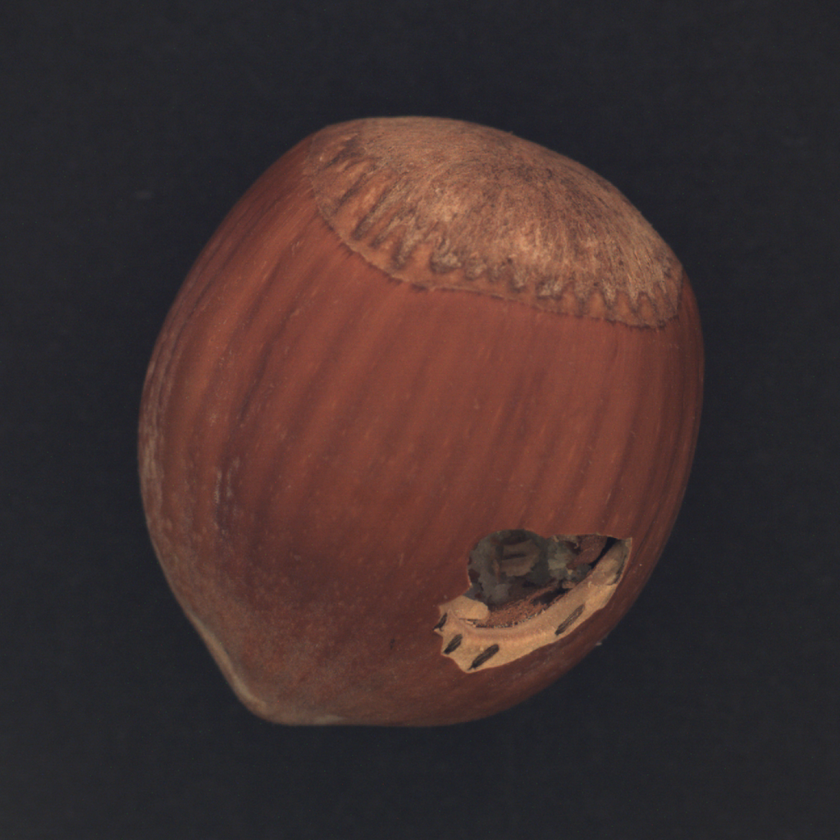
#> input picture Low-pass-Filter/hazelnut.png, 840 x 840 px, shrunk from 1024 x 1024 before the run, found by its file name
$ python sift.py
#> lines starting #> are read from the running program, lines starting #| are printed output that depends on the picture
import cv2
import numpy as np

try:
    image = cv2.imread('hazelnut.png')
#> image is the input picture: shape (840, 840, 3); mean B, G, R 47.6, 48.8, 66.1
    if image is None:
        raise FileNotFoundError("Image not found. Please check the file path.")

    gray_image = cv2.cvtColor(image, cv2.COLOR_BGR2GRAY)
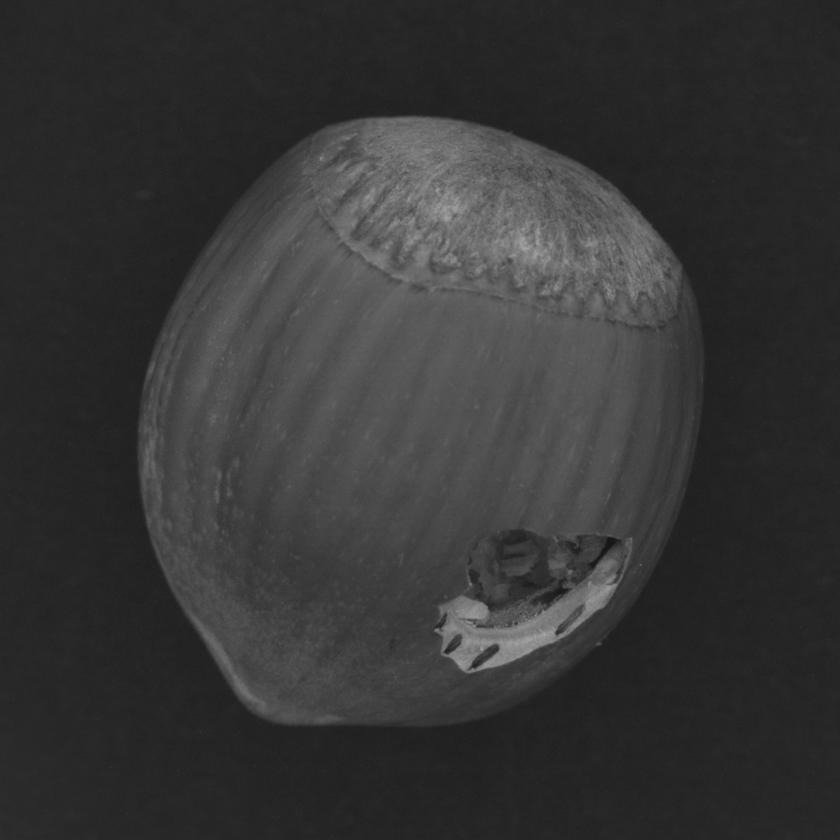
#> gray_image: shape (840, 840); min 22, max 169, mean 53.8

    sift = cv2.SIFT_create()

    keypoints, descriptors = sift.detectAndCompute(gray_image, None)
#> keypoints = 220 keypoints; strongest (x, y, size): (492, 650, 7.8), (558, 632, 3.5), (475, 664, 5.2), (596, 594, 23.7)

    image_with_keypoints = cv2.drawKeypoints(image, keypoints, None, flags=cv2.DRAW_MATCHES_FLAGS_DRAW_RICH_KEYPOINTS)

    cv2.imshow('Hazelnut with SIFT Keypoints', image_with_keypoints)
    cv2.waitKey(0)
    cv2.destroyAllWindows()

    cv2.imwrite('hazelnut_with_defect_sift.png', image_with_keypoints)
    print(f"Detected {len(keypoints)} keypoints.")
#| Detected 220 keypoints.

except FileNotFoundError as e:
    print(e)
except Exception as e:
    print(f"An error occurred: {e}")
